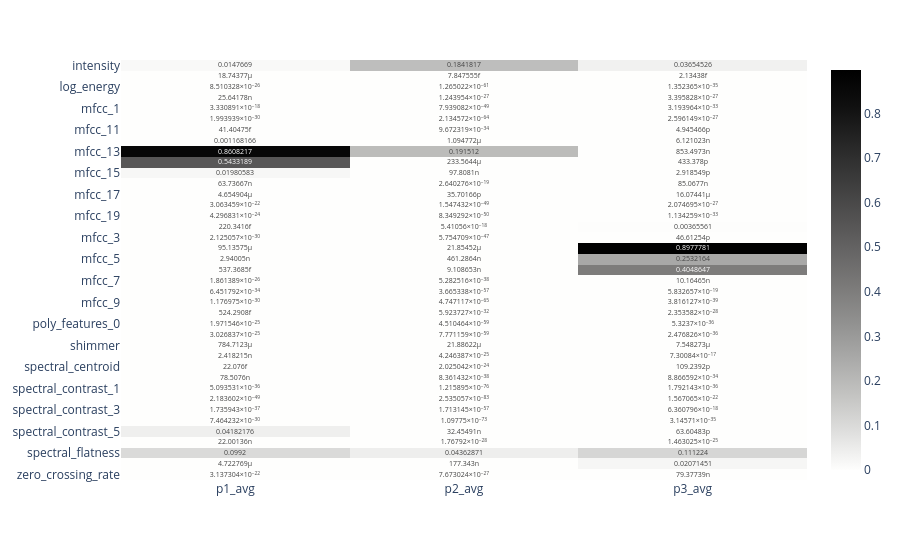

This figure's notebook cell:
### Code cell
fig_p

### Figure 1 — Plotly figure (JSON) as saved in the notebook; plotly's stock layout.template omitted (floating-point values rounded to 4 significant figures)
{"data": [{"coloraxis": "coloraxis", "hovertemplate": "x: %{x}<br>y: %{y}<br>color: %{z}<extra></extra>", "name": "0", "texttemplate": "%{z}", "type": "heatmap", "x": ["p1_avg", "p2_avg", "p3_avg"], "xaxis": "x", "y": ["intensity", "jitter", "log_energy", "mfcc_0", "mfcc_1", "mfcc_10", "mfcc_11", "mfcc_12", "mfcc_13", "mfcc_14", "mfcc_15", "mfcc_16", "mfcc_17", "mfcc_18", "mfcc_19", "mfcc_2", "mfcc_3", "mfcc_4", "mfcc_5", "mfcc_6", "mfcc_7", "mfcc_8", "mfcc_9", "onset_strength", "poly_features_0", "poly_features_1", "shimmer", "spectral_bandwidth", "spectral_centroid", "spectral_contrast_0", "spectral_contrast_1", "spectral_contrast_2", "spectral_contrast_3", "spectral_contrast_4", "spectral_contrast_5", "spectral_contrast_6", "spectral_flatness", "spectral_rolloff", "zero_crossing_rate"], "yaxis": "y", "z": [[0.01477, 0.1842, 0.03655], [1.874e-05, 7.848e-15, 2.134e-15], [8.51e-26, 1.265e-61, 1.352e-35], [2.564e-08, 1.244e-27, 3.396e-27], [3.331e-18, 7.939e-49, 3.194e-33], [1.994e-30, 2.135e-64, 2.596e-27], [4.14e-14, 9.672e-34, 4.945e-12], [0.001168, 1.095e-06, 6.121e-09], [0.8608, 0.1915, 8.535e-07], [0.5433, 0.0002336, 4.334e-10], [0.01981, 9.781e-08, 2.919e-12], [6.374e-08, 2.64e-19, 8.507e-08], [4.655e-06, 3.57e-11, 1.607e-05], [3.063e-22, 1.547e-49, 2.075e-27], [4.297e-24, 8.349e-50, 1.134e-33], [2.203e-13, 5.411e-18, 0.003656], [2.125e-30, 5.755e-47, 4.661e-11], [9.514e-05, 2.185e-05, 0.8978], [2.94e-09, 4.613e-07, 0.2532], [5.374e-13, 9.109e-09, 0.4049], [1.861e-26, 5.283e-38, 1.016e-08], [6.452e-34, 3.665e-57, 5.833e-19], [1.177e-30, 4.747e-65, 3.816e-39], [5.243e-13, 5.924e-32, 2.354e-28], [1.972e-25, 4.51e-59, 5.324e-36], [3.027e-25, 7.771e-59, 2.477e-36], [0.0007847, 2.189e-05, 7.548e-06], [2.418e-09, 4.246e-25, 7.301e-17], [2.208e-14, 2.025e-24, 1.092e-10], [7.851e-08, 8.361e-38, 8.867e-34], [5.094e-36, 1.216e-76, 1.792e-36], [2.184e-49, 2.535e-83, 1.567e-22], [1.736e-37, 1.713e-57, 6.361e-18], [7.464e-30, 1.098e-73, 3.146e-35], [0.04182, 3.245e-08, 6.36e-11], [2.2e-08, 1.768e-28, 1.463e-25], [0.0992, 0.04363, 0.1112], [4.723e-06, 1.773e-07, 0.02071], [3.137e-22, 7.673e-27, 7.938e-08]]}], "layout": {"coloraxis": {"colorscale": [[0, "rgb(254, 254, 253)"], [0.09091, "rgb(224, 224, 223)"], [0.1818, "rgb(197, 197, 195)"], [0.2727, "rgb(171, 171, 170)"], [0.3636, "rgb(146, 146, 145)"], [0.4545, "rgb(124, 123, 122)"], [0.5455, "rgb(102, 101, 101)"], [0.6364, "rgb(81, 80, 80)"], [0.7273, "rgb(59, 59, 59)"], [0.8182, "rgb(38, 38, 38)"], [0.9091, "rgb(16, 16, 16)"], [1, "rgb(0, 0, 0)"]]}, "margin": {"t": 60}, "xaxis": {"anchor": "y", "domain": [0, 1]}, "yaxis": {"anchor": "x", "autorange": "reversed", "domain": [0, 1]}}}
